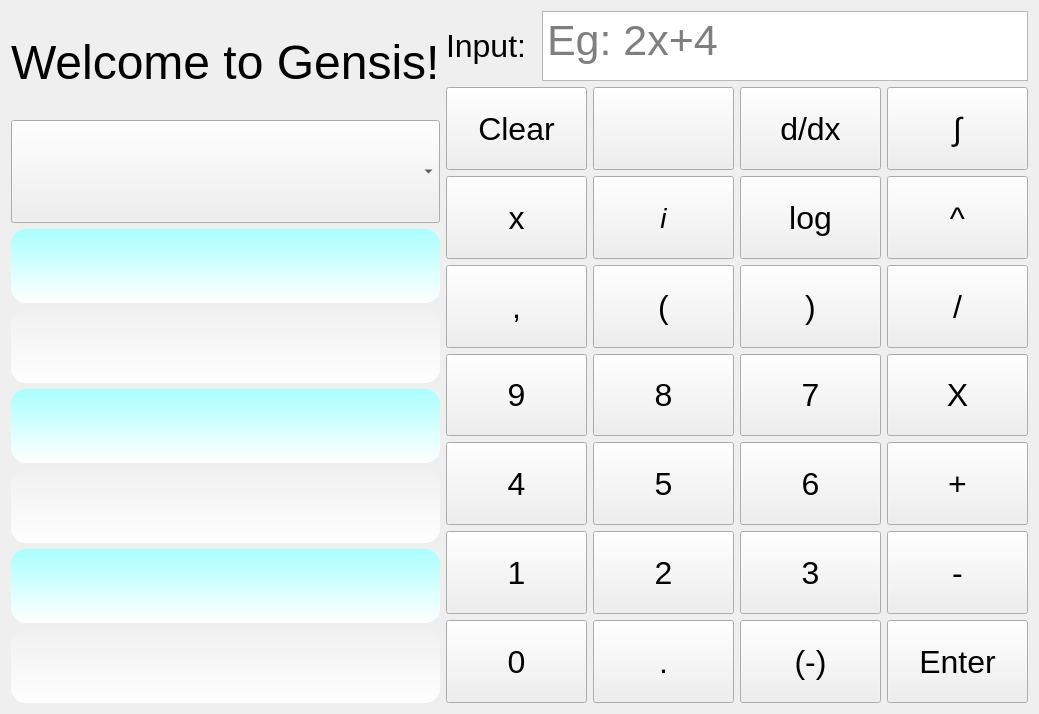
<?xml version="1.0" encoding="UTF-8"?>
<ui version="4.0">
 <class>Calculator</class>
 <widget class="QWidget" name="Calculator">
  <property name="geometry">
   <rect>
    <x>0</x>
    <y>0</y>
    <width>1039</width>
    <height>714</height>
   </rect>
  </property>
  <property name="windowTitle">
   <string>Form</string>
  </property>
  <property name="autoFillBackground">
   <bool>true</bool>
  </property>
  <property name="styleSheet">
   <string notr="true">QWidget {
color=rgb(255, 255, 255);
}</string>
  </property>
  <layout class="QGridLayout" name="gridLayout_2">
   <item row="0" column="0">
    <layout class="QFormLayout" name="formLayout">
     <item row="0" column="0">
      <layout class="QVBoxLayout" name="verticalLayout">
       <item>
        <widget class="QLabel" name="label_2">
         <property name="sizePolicy">
          <sizepolicy hsizetype="MinimumExpanding" vsizetype="MinimumExpanding">
           <horstretch>1</horstretch>
           <verstretch>1</verstretch>
          </sizepolicy>
         </property>
         <property name="font">
          <font>
           <pointsize>36</pointsize>
          </font>
         </property>
         <property name="styleSheet">
          <string notr="true">    QComboBox::down-arrow {
        image: url(:/down_arrow.png);
        width: 16px;  // Set arrow width
        height: 16px;  // Set arrow height
  }</string>
         </property>
         <property name="text">
          <string>Welcome to Gensis!</string>
         </property>
        </widget>
       </item>
       <item>
        <widget class="QComboBox" name="comboBox">
         <property name="sizePolicy">
          <sizepolicy hsizetype="MinimumExpanding" vsizetype="MinimumExpanding">
           <horstretch>1</horstretch>
           <verstretch>1</verstretch>
          </sizepolicy>
         </property>
         <property name="autoFillBackground">
          <bool>true</bool>
         </property>
         <property name="styleSheet">
          <string notr="true">QComboBox::drop-down {
    subcontrol-origin: padding;
    subcontrol-position: top right;
    width: 100px;  // Adjust the width to make arrow area larger
    padding-right: 10px;  // Shift the arrow to the left
    border-left-width: 1px;
    border-left-color: darkgray;
    border-left-style: solid;  // Optional, to visually separate the arrow from the box
}
QComboBox::down-arrow {
	image: url(:/down-arrow.png);
    width: 64px;  // Set arrow width
    height: 64px;  // Set arrow height
}	 8i8u</string>
         </property>
         <property name="iconSize">
          <size>
           <width>512</width>
           <height>512</height>
          </size>
         </property>
        </widget>
       </item>
       <item>
        <widget class="QLabel" name="label_3">
         <property name="font">
          <font>
           <pointsize>48</pointsize>
          </font>
         </property>
         <property name="styleSheet">
          <string notr="true">QLabel {
     background-color: qlineargradient(spread:reflect, x1:0, y1:0, x2:0, y2:1, stop:0 rgb(170, 255, 255), stop:1 rgba(255, 255, 255, 255));
     border: 12px rgb(0, 0, 0);
     border-radius: 15px;
}</string>
         </property>
         <property name="text">
          <string/>
         </property>
         <property name="alignment">
          <set>Qt::AlignRight|Qt::AlignTrailing|Qt::AlignVCenter</set>
         </property>
        </widget>
       </item>
       <item>
        <widget class="QLabel" name="label_4">
         <property name="font">
          <font>
           <pointsize>48</pointsize>
          </font>
         </property>
         <property name="styleSheet">
          <string notr="true">QLabel {
     background-color: qlineargradient(spread:reflect, x1:0, y1:0, x2:0, y2:1, stop:0 rgb(240, 240, 240), stop:1 rgba(255, 255, 255, 255));
     border: 12px rgb(0, 0, 0);
     border-radius: 15px;
}</string>
         </property>
         <property name="text">
          <string/>
         </property>
        </widget>
       </item>
       <item>
        <widget class="QLabel" name="label_6">
         <property name="font">
          <font>
           <pointsize>48</pointsize>
          </font>
         </property>
         <property name="styleSheet">
          <string notr="true">QLabel {
     background-color: qlineargradient(spread:reflect, x1:0, y1:0, x2:0, y2:1, stop:0 rgb(170, 255, 255), stop:1 rgba(255, 255, 255, 255));
     border: 12px rgb(0, 0, 0);
     border-radius: 15px;
}</string>
         </property>
         <property name="text">
          <string/>
         </property>
         <property name="alignment">
          <set>Qt::AlignRight|Qt::AlignTrailing|Qt::AlignVCenter</set>
         </property>
        </widget>
       </item>
       <item>
        <widget class="QLabel" name="label_5">
         <property name="font">
          <font>
           <pointsize>48</pointsize>
          </font>
         </property>
         <property name="styleSheet">
          <string notr="true">QLabel {
     background-color: qlineargradient(spread:reflect, x1:0, y1:0, x2:0, y2:1, stop:0 rgb(240, 240, 240), stop:1 rgba(255, 255, 255, 255));
     border: 12px rgb(0, 0, 0);
     border-radius: 15px;
}</string>
         </property>
         <property name="text">
          <string/>
         </property>
        </widget>
       </item>
       <item>
        <widget class="QLabel" name="label_8">
         <property name="font">
          <font>
           <pointsize>48</pointsize>
          </font>
         </property>
         <property name="styleSheet">
          <string notr="true">QLabel {
     background-color: qlineargradient(spread:reflect, x1:0, y1:0, x2:0, y2:1, stop:0 rgb(170, 255, 255), stop:1 rgba(255, 255, 255, 255));
     border: 12px rgb(0, 0, 0);
     border-radius: 15px;
}</string>
         </property>
         <property name="text">
          <string/>
         </property>
         <property name="alignment">
          <set>Qt::AlignRight|Qt::AlignTrailing|Qt::AlignVCenter</set>
         </property>
        </widget>
       </item>
       <item>
        <widget class="QLabel" name="label_7">
         <property name="font">
          <font>
           <pointsize>48</pointsize>
          </font>
         </property>
         <property name="styleSheet">
          <string notr="true">QLabel {
     background-color: qlineargradient(spread:reflect, x1:0, y1:0, x2:0, y2:1, stop:0 rgb(240, 240, 240), stop:1 rgba(255, 255, 255, 255));
     border: 12px rgb(0, 0, 0);
     border-radius: 15px;
}</string>
         </property>
         <property name="text">
          <string/>
         </property>
        </widget>
       </item>
      </layout>
     </item>
     <item row="0" column="1">
      <layout class="QGridLayout" name="gridLayout">
       <property name="sizeConstraint">
        <enum>QLayout::SetNoConstraint</enum>
       </property>
       <item row="4" column="0">
        <layout class="QHBoxLayout" name="horizontalLayout_4">
         <property name="sizeConstraint">
          <enum>QLayout::SetNoConstraint</enum>
         </property>
         <item>
          <widget class="QPushButton" name="pushButton_41">
           <property name="sizePolicy">
            <sizepolicy hsizetype="MinimumExpanding" vsizetype="MinimumExpanding">
             <horstretch>1</horstretch>
             <verstretch>1</verstretch>
            </sizepolicy>
           </property>
           <property name="font">
            <font>
             <pointsize>24</pointsize>
            </font>
           </property>
           <property name="autoFillBackground">
            <bool>false</bool>
           </property>
           <property name="text">
            <string>9</string>
           </property>
          </widget>
         </item>
         <item>
          <widget class="QPushButton" name="pushButton_42">
           <property name="sizePolicy">
            <sizepolicy hsizetype="MinimumExpanding" vsizetype="MinimumExpanding">
             <horstretch>1</horstretch>
             <verstretch>1</verstretch>
            </sizepolicy>
           </property>
           <property name="font">
            <font>
             <pointsize>24</pointsize>
            </font>
           </property>
           <property name="autoFillBackground">
            <bool>false</bool>
           </property>
           <property name="text">
            <string>8</string>
           </property>
          </widget>
         </item>
         <item>
          <widget class="QPushButton" name="pushButton_43">
           <property name="sizePolicy">
            <sizepolicy hsizetype="MinimumExpanding" vsizetype="MinimumExpanding">
             <horstretch>1</horstretch>
             <verstretch>1</verstretch>
            </sizepolicy>
           </property>
           <property name="font">
            <font>
             <pointsize>24</pointsize>
            </font>
           </property>
           <property name="autoFillBackground">
            <bool>false</bool>
           </property>
           <property name="text">
            <string>7</string>
           </property>
          </widget>
         </item>
         <item>
          <widget class="QPushButton" name="pushButton_44">
           <property name="sizePolicy">
            <sizepolicy hsizetype="MinimumExpanding" vsizetype="MinimumExpanding">
             <horstretch>1</horstretch>
             <verstretch>1</verstretch>
            </sizepolicy>
           </property>
           <property name="font">
            <font>
             <pointsize>24</pointsize>
            </font>
           </property>
           <property name="autoFillBackground">
            <bool>false</bool>
           </property>
           <property name="text">
            <string>X</string>
           </property>
          </widget>
         </item>
        </layout>
       </item>
       <item row="5" column="0">
        <layout class="QHBoxLayout" name="horizontalLayout_5">
         <property name="sizeConstraint">
          <enum>QLayout::SetNoConstraint</enum>
         </property>
         <item>
          <widget class="QPushButton" name="pushButton_45">
           <property name="sizePolicy">
            <sizepolicy hsizetype="MinimumExpanding" vsizetype="MinimumExpanding">
             <horstretch>1</horstretch>
             <verstretch>1</verstretch>
            </sizepolicy>
           </property>
           <property name="font">
            <font>
             <pointsize>24</pointsize>
            </font>
           </property>
           <property name="autoFillBackground">
            <bool>false</bool>
           </property>
           <property name="text">
            <string>4</string>
           </property>
          </widget>
         </item>
         <item>
          <widget class="QPushButton" name="pushButton_46">
           <property name="sizePolicy">
            <sizepolicy hsizetype="MinimumExpanding" vsizetype="MinimumExpanding">
             <horstretch>1</horstretch>
             <verstretch>1</verstretch>
            </sizepolicy>
           </property>
           <property name="font">
            <font>
             <pointsize>24</pointsize>
            </font>
           </property>
           <property name="autoFillBackground">
            <bool>false</bool>
           </property>
           <property name="text">
            <string>5</string>
           </property>
          </widget>
         </item>
         <item>
          <widget class="QPushButton" name="pushButton_47">
           <property name="sizePolicy">
            <sizepolicy hsizetype="MinimumExpanding" vsizetype="MinimumExpanding">
             <horstretch>1</horstretch>
             <verstretch>1</verstretch>
            </sizepolicy>
           </property>
           <property name="font">
            <font>
             <pointsize>24</pointsize>
            </font>
           </property>
           <property name="autoFillBackground">
            <bool>false</bool>
           </property>
           <property name="text">
            <string>6</string>
           </property>
          </widget>
         </item>
         <item>
          <widget class="QPushButton" name="pushButton_48">
           <property name="sizePolicy">
            <sizepolicy hsizetype="MinimumExpanding" vsizetype="MinimumExpanding">
             <horstretch>1</horstretch>
             <verstretch>1</verstretch>
            </sizepolicy>
           </property>
           <property name="font">
            <font>
             <pointsize>24</pointsize>
            </font>
           </property>
           <property name="autoFillBackground">
            <bool>false</bool>
           </property>
           <property name="text">
            <string>+</string>
           </property>
          </widget>
         </item>
        </layout>
       </item>
       <item row="2" column="0">
        <layout class="QHBoxLayout" name="horizontalLayout_2">
         <property name="sizeConstraint">
          <enum>QLayout::SetNoConstraint</enum>
         </property>
         <item>
          <widget class="QPushButton" name="pushButton_36">
           <property name="enabled">
            <bool>true</bool>
           </property>
           <property name="sizePolicy">
            <sizepolicy hsizetype="MinimumExpanding" vsizetype="MinimumExpanding">
             <horstretch>1</horstretch>
             <verstretch>1</verstretch>
            </sizepolicy>
           </property>
           <property name="font">
            <font>
             <pointsize>24</pointsize>
             <italic>false</italic>
            </font>
           </property>
           <property name="autoFillBackground">
            <bool>false</bool>
           </property>
           <property name="text">
            <string>x</string>
           </property>
           <property name="autoDefault">
            <bool>false</bool>
           </property>
          </widget>
         </item>
         <item>
          <widget class="QPushButton" name="pushButton_33">
           <property name="sizePolicy">
            <sizepolicy hsizetype="MinimumExpanding" vsizetype="MinimumExpanding">
             <horstretch>1</horstretch>
             <verstretch>1</verstretch>
            </sizepolicy>
           </property>
           <property name="font">
            <font>
             <pointsize>21</pointsize>
             <italic>true</italic>
            </font>
           </property>
           <property name="autoFillBackground">
            <bool>false</bool>
           </property>
           <property name="text">
            <string>i</string>
           </property>
          </widget>
         </item>
         <item>
          <widget class="QPushButton" name="pushButton_34">
           <property name="sizePolicy">
            <sizepolicy hsizetype="MinimumExpanding" vsizetype="MinimumExpanding">
             <horstretch>1</horstretch>
             <verstretch>1</verstretch>
            </sizepolicy>
           </property>
           <property name="font">
            <font>
             <pointsize>24</pointsize>
            </font>
           </property>
           <property name="autoFillBackground">
            <bool>false</bool>
           </property>
           <property name="text">
            <string>log</string>
           </property>
          </widget>
         </item>
         <item>
          <widget class="QPushButton" name="pushButton_35">
           <property name="sizePolicy">
            <sizepolicy hsizetype="MinimumExpanding" vsizetype="MinimumExpanding">
             <horstretch>1</horstretch>
             <verstretch>1</verstretch>
            </sizepolicy>
           </property>
           <property name="font">
            <font>
             <pointsize>24</pointsize>
            </font>
           </property>
           <property name="autoFillBackground">
            <bool>false</bool>
           </property>
           <property name="text">
            <string>^</string>
           </property>
           <property name="checkable">
            <bool>true</bool>
           </property>
           <property name="checked">
            <bool>false</bool>
           </property>
          </widget>
         </item>
        </layout>
       </item>
       <item row="1" column="0">
        <layout class="QHBoxLayout" name="horizontalLayout">
         <property name="sizeConstraint">
          <enum>QLayout::SetNoConstraint</enum>
         </property>
         <item>
          <widget class="QPushButton" name="pushButton_29">
           <property name="sizePolicy">
            <sizepolicy hsizetype="MinimumExpanding" vsizetype="MinimumExpanding">
             <horstretch>1</horstretch>
             <verstretch>1</verstretch>
            </sizepolicy>
           </property>
           <property name="font">
            <font>
             <pointsize>24</pointsize>
             <italic>false</italic>
             <bold>false</bold>
            </font>
           </property>
           <property name="autoFillBackground">
            <bool>false</bool>
           </property>
           <property name="text">
            <string>Clear</string>
           </property>
          </widget>
         </item>
         <item>
          <widget class="QPushButton" name="pushButton_32">
           <property name="sizePolicy">
            <sizepolicy hsizetype="MinimumExpanding" vsizetype="MinimumExpanding">
             <horstretch>1</horstretch>
             <verstretch>1</verstretch>
            </sizepolicy>
           </property>
           <property name="font">
            <font>
             <pointsize>12</pointsize>
            </font>
           </property>
           <property name="autoFillBackground">
            <bool>false</bool>
           </property>
           <property name="text">
            <string/>
           </property>
           <property name="icon">
            <iconset>
             <normaloff>backspace_delete.ico</normaloff>backspace_delete.ico</iconset>
           </property>
           <property name="iconSize">
            <size>
             <width>64</width>
             <height>64</height>
            </size>
           </property>
          </widget>
         </item>
         <item>
          <widget class="QPushButton" name="pushButton_30">
           <property name="sizePolicy">
            <sizepolicy hsizetype="MinimumExpanding" vsizetype="MinimumExpanding">
             <horstretch>1</horstretch>
             <verstretch>1</verstretch>
            </sizepolicy>
           </property>
           <property name="font">
            <font>
             <pointsize>24</pointsize>
            </font>
           </property>
           <property name="autoFillBackground">
            <bool>false</bool>
           </property>
           <property name="text">
            <string>d/dx</string>
           </property>
          </widget>
         </item>
         <item>
          <widget class="QPushButton" name="pushButton_31">
           <property name="sizePolicy">
            <sizepolicy hsizetype="MinimumExpanding" vsizetype="MinimumExpanding">
             <horstretch>1</horstretch>
             <verstretch>1</verstretch>
            </sizepolicy>
           </property>
           <property name="font">
            <font>
             <pointsize>24</pointsize>
            </font>
           </property>
           <property name="autoFillBackground">
            <bool>false</bool>
           </property>
           <property name="text">
            <string>∫</string>
           </property>
          </widget>
         </item>
        </layout>
       </item>
       <item row="7" column="0">
        <layout class="QHBoxLayout" name="horizontalLayout_7">
         <property name="sizeConstraint">
          <enum>QLayout::SetNoConstraint</enum>
         </property>
         <item>
          <widget class="QPushButton" name="pushButton_53">
           <property name="sizePolicy">
            <sizepolicy hsizetype="MinimumExpanding" vsizetype="MinimumExpanding">
             <horstretch>1</horstretch>
             <verstretch>1</verstretch>
            </sizepolicy>
           </property>
           <property name="font">
            <font>
             <pointsize>24</pointsize>
            </font>
           </property>
           <property name="autoFillBackground">
            <bool>false</bool>
           </property>
           <property name="text">
            <string>0</string>
           </property>
          </widget>
         </item>
         <item>
          <widget class="QPushButton" name="pushButton_54">
           <property name="sizePolicy">
            <sizepolicy hsizetype="MinimumExpanding" vsizetype="MinimumExpanding">
             <horstretch>1</horstretch>
             <verstretch>1</verstretch>
            </sizepolicy>
           </property>
           <property name="font">
            <font>
             <pointsize>24</pointsize>
            </font>
           </property>
           <property name="autoFillBackground">
            <bool>false</bool>
           </property>
           <property name="text">
            <string>.</string>
           </property>
          </widget>
         </item>
         <item>
          <widget class="QPushButton" name="pushButton_55">
           <property name="sizePolicy">
            <sizepolicy hsizetype="MinimumExpanding" vsizetype="MinimumExpanding">
             <horstretch>1</horstretch>
             <verstretch>1</verstretch>
            </sizepolicy>
           </property>
           <property name="font">
            <font>
             <pointsize>24</pointsize>
            </font>
           </property>
           <property name="autoFillBackground">
            <bool>false</bool>
           </property>
           <property name="text">
            <string>(-)</string>
           </property>
          </widget>
         </item>
         <item>
          <widget class="QPushButton" name="pushButton_56">
           <property name="sizePolicy">
            <sizepolicy hsizetype="MinimumExpanding" vsizetype="MinimumExpanding">
             <horstretch>1</horstretch>
             <verstretch>1</verstretch>
            </sizepolicy>
           </property>
           <property name="font">
            <font>
             <pointsize>24</pointsize>
            </font>
           </property>
           <property name="autoFillBackground">
            <bool>false</bool>
           </property>
           <property name="text">
            <string>Enter</string>
           </property>
          </widget>
         </item>
        </layout>
       </item>
       <item row="6" column="0">
        <layout class="QHBoxLayout" name="horizontalLayout_6">
         <property name="sizeConstraint">
          <enum>QLayout::SetNoConstraint</enum>
         </property>
         <item>
          <widget class="QPushButton" name="pushButton_49">
           <property name="sizePolicy">
            <sizepolicy hsizetype="MinimumExpanding" vsizetype="MinimumExpanding">
             <horstretch>1</horstretch>
             <verstretch>1</verstretch>
            </sizepolicy>
           </property>
           <property name="font">
            <font>
             <pointsize>24</pointsize>
            </font>
           </property>
           <property name="autoFillBackground">
            <bool>false</bool>
           </property>
           <property name="text">
            <string>1</string>
           </property>
          </widget>
         </item>
         <item>
          <widget class="QPushButton" name="pushButton_50">
           <property name="sizePolicy">
            <sizepolicy hsizetype="MinimumExpanding" vsizetype="MinimumExpanding">
             <horstretch>1</horstretch>
             <verstretch>1</verstretch>
            </sizepolicy>
           </property>
           <property name="font">
            <font>
             <pointsize>24</pointsize>
            </font>
           </property>
           <property name="autoFillBackground">
            <bool>false</bool>
           </property>
           <property name="text">
            <string>2</string>
           </property>
          </widget>
         </item>
         <item>
          <widget class="QPushButton" name="pushButton_51">
           <property name="sizePolicy">
            <sizepolicy hsizetype="MinimumExpanding" vsizetype="MinimumExpanding">
             <horstretch>1</horstretch>
             <verstretch>1</verstretch>
            </sizepolicy>
           </property>
           <property name="font">
            <font>
             <pointsize>24</pointsize>
            </font>
           </property>
           <property name="autoFillBackground">
            <bool>false</bool>
           </property>
           <property name="text">
            <string>3</string>
           </property>
          </widget>
         </item>
         <item>
          <widget class="QPushButton" name="pushButton_52">
           <property name="sizePolicy">
            <sizepolicy hsizetype="MinimumExpanding" vsizetype="MinimumExpanding">
             <horstretch>1</horstretch>
             <verstretch>1</verstretch>
            </sizepolicy>
           </property>
           <property name="font">
            <font>
             <pointsize>24</pointsize>
            </font>
           </property>
           <property name="autoFillBackground">
            <bool>false</bool>
           </property>
           <property name="text">
            <string>-</string>
           </property>
          </widget>
         </item>
        </layout>
       </item>
       <item row="3" column="0">
        <layout class="QHBoxLayout" name="horizontalLayout_3">
         <property name="sizeConstraint">
          <enum>QLayout::SetNoConstraint</enum>
         </property>
         <item>
          <widget class="QPushButton" name="pushButton_37">
           <property name="sizePolicy">
            <sizepolicy hsizetype="MinimumExpanding" vsizetype="MinimumExpanding">
             <horstretch>1</horstretch>
             <verstretch>1</verstretch>
            </sizepolicy>
           </property>
           <property name="font">
            <font>
             <pointsize>24</pointsize>
            </font>
           </property>
           <property name="autoFillBackground">
            <bool>false</bool>
           </property>
           <property name="text">
            <string>,</string>
           </property>
          </widget>
         </item>
         <item>
          <widget class="QPushButton" name="pushButton_39">
           <property name="sizePolicy">
            <sizepolicy hsizetype="MinimumExpanding" vsizetype="MinimumExpanding">
             <horstretch>1</horstretch>
             <verstretch>1</verstretch>
            </sizepolicy>
           </property>
           <property name="font">
            <font>
             <pointsize>24</pointsize>
            </font>
           </property>
           <property name="autoFillBackground">
            <bool>false</bool>
           </property>
           <property name="text">
            <string>(</string>
           </property>
          </widget>
         </item>
         <item>
          <widget class="QPushButton" name="pushButton_38">
           <property name="sizePolicy">
            <sizepolicy hsizetype="MinimumExpanding" vsizetype="MinimumExpanding">
             <horstretch>1</horstretch>
             <verstretch>1</verstretch>
            </sizepolicy>
           </property>
           <property name="font">
            <font>
             <pointsize>24</pointsize>
            </font>
           </property>
           <property name="autoFillBackground">
            <bool>false</bool>
           </property>
           <property name="text">
            <string>)</string>
           </property>
          </widget>
         </item>
         <item>
          <widget class="QPushButton" name="pushButton_40">
           <property name="sizePolicy">
            <sizepolicy hsizetype="MinimumExpanding" vsizetype="MinimumExpanding">
             <horstretch>1</horstretch>
             <verstretch>1</verstretch>
            </sizepolicy>
           </property>
           <property name="font">
            <font>
             <pointsize>24</pointsize>
            </font>
           </property>
           <property name="autoFillBackground">
            <bool>false</bool>
           </property>
           <property name="text">
            <string>/</string>
           </property>
          </widget>
         </item>
        </layout>
       </item>
       <item row="0" column="0">
        <layout class="QHBoxLayout" name="horizontalLayout_8">
         <property name="sizeConstraint">
          <enum>QLayout::SetNoConstraint</enum>
         </property>
         <item>
          <widget class="QLabel" name="label">
           <property name="sizePolicy">
            <sizepolicy hsizetype="Fixed" vsizetype="Fixed">
             <horstretch>2</horstretch>
             <verstretch>2</verstretch>
            </sizepolicy>
           </property>
           <property name="minimumSize">
            <size>
             <width>90</width>
             <height>0</height>
            </size>
           </property>
           <property name="font">
            <font>
             <pointsize>24</pointsize>
            </font>
           </property>
           <property name="text">
            <string>Input:</string>
           </property>
          </widget>
         </item>
         <item>
          <widget class="QTextEdit" name="textEdit">
           <property name="sizePolicy">
            <sizepolicy hsizetype="MinimumExpanding" vsizetype="Fixed">
             <horstretch>1</horstretch>
             <verstretch>1</verstretch>
            </sizepolicy>
           </property>
           <property name="maximumSize">
            <size>
             <width>16777215</width>
             <height>70</height>
            </size>
           </property>
           <property name="font">
            <font>
             <pointsize>32</pointsize>
            </font>
           </property>
           <property name="placeholderText">
            <string>Eg: 2x+4</string>
           </property>
          </widget>
         </item>
        </layout>
       </item>
      </layout>
     </item>
    </layout>
   </item>
  </layout>
 </widget>
 <resources/>
 <connections/>
</ui>
